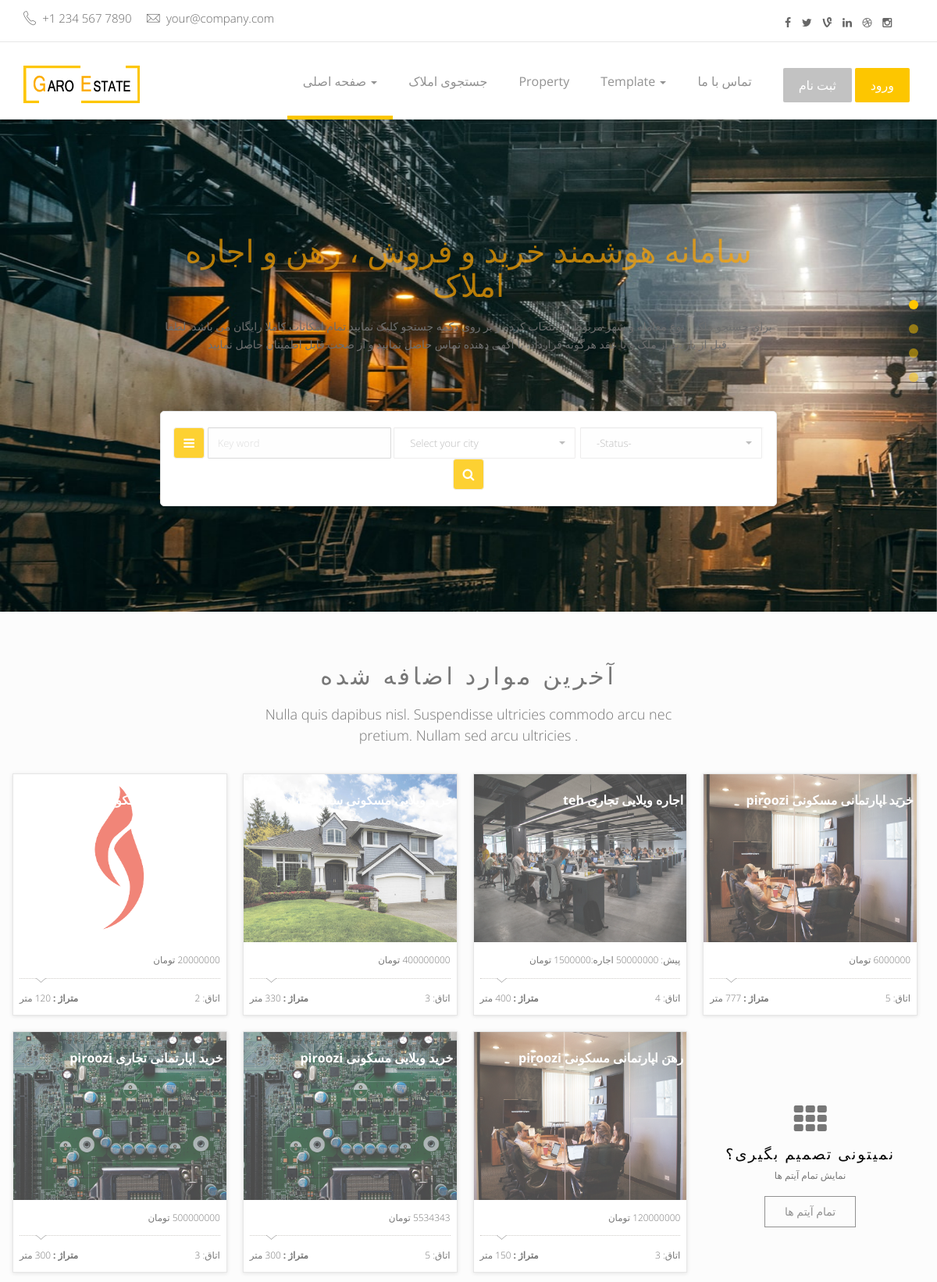
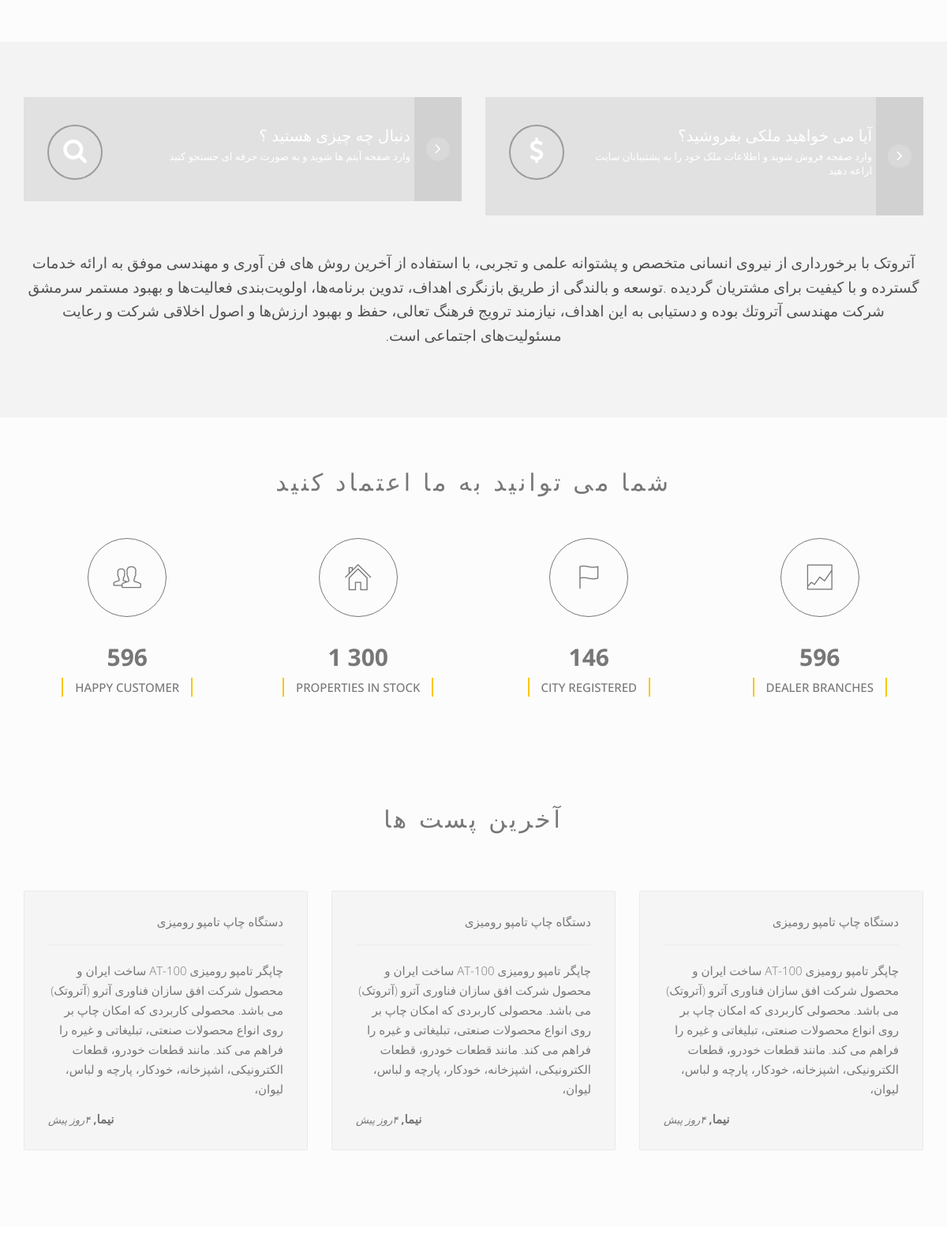
The page / (upper part) on the database its author committed (2 pictures, top to bottom).
### app/models.py (models this page shows, shortened)
class Slider(models.Model):
    Image = models.ImageField(upload_to='media', default='media/Default.png', null=True, blank=True, verbose_name = "تصویر")
    class Meta:
        verbose_name = "اسلایر"
        verbose_name_plural = "اسلایر ها"

class Item(models.Model):
    CHOICES1 = ( ('اجاره','اجاره'), ('خرید','خرید'), ('رهن','رهن') )
    buy_status = models.CharField(max_length=10,choices=CHOICES1,verbose_name = "وضعیت خرید")
    CHOICES2 = ( ('مسکونی','مسکونی'), ('تجاری','تجاری') )
    estate_status = models.CharField(max_length=15,choices=CHOICES2,verbose_name = "وضعیت ملک")
    CHOICES3 = ( ('ویلایی','ویلایی'), ('اپارتمانی','اپارتمانی') )
    building_status = models.CharField(max_length=10,choices=CHOICES3,verbose_name = "وضعیت ساختمان")
    area_size = models.IntegerField(null=True,blank=True, verbose_name = "متراژ")
    room_qty = models.IntegerField(null=True,blank=True, verbose_name = "تعداد اتاق")
    building_age = models.IntegerField(null=True,blank=True, verbose_name = "سن بنا")
    parking = models.BooleanField(default=True, verbose_name = "پارکینگ" )
    storage_room = models.BooleanField(default=True, verbose_name = "انباری" )
    elevator = models.BooleanField(default=False, verbose_name = "آسانسور" )
    balcony = models.BooleanField(default=False, verbose_name = "بالکن" )
    deposit = models.IntegerField(null=True,blank=True, default='0', verbose_name = "پول پیش")
    rent = models.IntegerField(null=True,blank=True, default='0', verbose_name = "اجاره")
    price = models.IntegerField(null=True,blank=True, default='0', verbose_name = "قیمت خرید ")
    area = models.ForeignKey(Area, on_delete=models.CASCADE,null=True, blank=True,verbose_name = "منطقه")
    tags = models.ManyToManyField(Tags, blank=True,verbose_name = "برچسب")
    additional_information = models.TextField(max_length=1000,null=True, blank=True,verbose_name = "اطلاعات تکمیلی")
    date = models.DateField(null=True, blank=True, verbose_name = "تاریخ آگهی")
    image = models.ImageField(upload_to='media', default='media/Default.png', null=True, blank=True, verbose_name = "تصویر")
    class Meta:
        verbose_name = "ملک"
        verbose_name_plural = "املاک"
    def __str__(self):
        return str(self.buy_status +" "+ self.building_status +" "+ self.estate_status +" "+ self.area.name )

class Area(MPTTModel):
    name = models.CharField(max_length=200, unique=True, verbose_name = "نام")
    parent = TreeForeignKey('self', on_delete=models.CASCADE, null=True, blank=True, related_name='children',verbose_name = "والد")
    class MPTTMeta:
        level_attr = 'mptt_level'
        order_insertion_by = ['name']
    class Meta:
        verbose_name = "منطقه"
        verbose_name_plural = "مناطق"

### app/views.py (the view)
# urls.py: path('', views.index, name='home'),
def index(request):
    img = models.Slider.objects.all()
    item_img = models.ItemImage.objects.all()
    items = models.Item.objects.all().order_by("-date")[:11]
    context = {'img':img, 'items':items, 'item_img':item_img}
    context['segment'] = 'index'
    html_template = loader.get_template( 'index.html' )
    return HttpResponse(html_template.render(context, request))

### templates/index.html (shortened to what this page needs)
{% extends "base.html" %}
{% load static %}
{% block content %}
<div class="slider-area">
    <div class="slider">
        <div id="bg-slider" class="owl-carousel owl-theme">
           {% for Slider in img %}
             <div class="item"><img src="{{ Slider.Image.url }}"></div>
           {% endfor %}
        </div>
    </div>
    <div class="slider-content">
        <div class="row">
            <div class="col-lg-8 col-lg-offset-2 col-md-10 col-md-offset-1 col-sm-12">
                <h2> سامانه هوشمند خرید و فروش ، رهن و اجاره املاک </h2>
                <p> برای جستجو ملک ، نوع معامله و شهر مربوط را انتخاب کرده و بر روی دکمه جستجو کلیک نمایید.تمام امکانات کاملا رایگان می باشد. لطفا قبل از بازدید از ملک و یا عقد هرگونه قرارداد، با آگهی دهنده تماس حاصل نمایید و از صحت فایل اطمینان حاصل نمایید. </p>
                <div class="search-form wow pulse" data-wow-delay="0.8s">
                    <form action="" class=" form-inline">
                        <button class="btn  toggle-btn" type="button"><i class="fa fa-bars"></i></button>
                        <div class="form-group">
                            <input type="text" class="form-control" placeholder="Key word">
                        </div>
                        <div class="form-group">
                        </div>
                        <div class="form-group">
                            <select id="basic" class="selectpicker show-tick form-control">
                                <option> -Status- </option>
                            </select>
                        </div>
                        <button class="btn search-btn" type="submit"><i class="fa fa-search"></i></button>
                    </form>
                </div>
            </div>
        </div>
    </div>
</div>
<div class="content-area home-area-1 recent-property" style="background-color: #FCFCFC; padding-bottom: 55px;">
    <div class="container">
        <div class="row">
            <div class="col-md-10 col-md-offset-1 col-sm-12 text-center page-title">
                <h2> آخرین موارد اضافه شده </h2>
                <p>Nulla quis dapibus nisl. Suspendisse ultricies commodo arcu nec pretium. Nullam sed arcu ultricies . </p>
            </div>
        </div>
        <div class="row">
            <div class="proerty-th">
              {% for Item in items %}
                <div class="col-sm-6 col-md-3 p0">
                    <div class="box-two proerty-item">
                       <div class="favorite-and-print">
                         <h5 dir="rtl" align="right"><a href="property-1.html" style="color:#ffffff;"> {{ Item }} </a></h5>
                      </div>
                         <div class="item-thumb">
                          <img src="{{ Item.image.url }}">
                         </div>
                        <div class="item-entry overflow">
                          <small dir="rtl">
                            {% if Item.buy_status == 'خرید' %}
                             <span class="proerty-price pull-right"> {{ Item.price }} تومان </span>
                            {% elif Item.buy_status == 'رهن' %}
                             <span class="proerty-price pull-right"> {{ Item.deposit }} تومان </span>
                            {% elif Item.buy_status == 'اجاره' %}
                             <span class="proerty-price pull-right"> پیش: {{ Item.deposit }} اجاره:{{ Item.rent }} تومان</span>
                            {% endif %}
                            <h5> &nbsp; </h5>
                            <div class="dot-hr"></div>
                            <span class="pull-left"><b>متراژ :</b> {{ Item.area_size }} متر </span>
                            <span class="pull-right"> اتاق: {{ Item.room_qty }} </span>
                          </small>
                        </div>
                    </div>
                </div>
                {% endfor %}
                <div class="col-sm-6 col-md-3 p0">
                    <div class="box-tree more-proerty text-center">
                        <div class="item-tree-icon">
                            <i class="fa fa-th"></i>
                        </div>
                        <div class="more-entry overflow">
                            <h5><a href="property-1.html" > نمیتونی تصمیم بگیری؟ </a></h5>
                            <h5 class="tree-sub-ttl"> نمایش تمام آیتم ها </h5>
                            <button class="btn border-btn more-black" value="All properties"> تمام آیتم ها </button>
                        </div>
                    </div>
                </div>
            </div>
        </div>
    </div>
</div>
<div class="boy-sale-area">
    <div class="container" dir="rtl">
        <div class="row">
            <div class="col-md-6 col-sm-10 col-sm-offset-1 col-md-offset-0 col-xs-12">
                <div class="asks-first">
                    <div class="asks-first-circle">
                        <span class="fa fa-search"></span>
                    </div>
                    <div class="asks-first-info">
                        <h2> دنبال چه چیزی هستید ؟ </h2>
                        <p>  وارد صفحه آیتم ها شوید و به صورت حرفه ای جستجو کنید </p>
                    </div>
                    <div class="asks-first-arrow">
                        <a href="properties.html"><span class="fa fa-angle-right"></span></a>
                    </div>
                </div>
            </div>
            <div class="col-md-6 col-sm-10 col-sm-offset-1 col-xs-12 col-md-offset-0">
                <div  class="asks-first">
                    <div class="asks-first-circle">
                        <span class="fa fa-usd"></span>
                    </div>
                    <div class="asks-first-info">
                        <h2> آیا می خواهید ملکی بفروشید؟ </h2>
                        <p> وارد صفحه فروش شوید و اطلاعات ملک خود را به پشتیبانان سایت اراعه دهید </p>
                    </div>
                    <div class="asks-first-arrow">
                        <a href="properties.html"><span class="fa fa-angle-right"></span></a>
                    </div>
                </div>
            </div>
            <div class="col-xs-12">
                <p  class="asks-call">
                  آتروتک با برخوردارى از نيروى انسانى متخصص و پشتوانه علمى و تجربى، با استفاده از آخرين روش هاى فن آورى و مهندسى موفق به ارائه خدمات گسترده و با كيفيت براى مشتريان گرديده .توسعه و بالندگی از طریق بازنگری اهداف، تدوین برنامه‌ها، اولویت‌بندی فعالیت‌ها و بهبود مستمر سرمشق شرکت مهندسى آتروتك بوده و دستیابی به این اهداف، نیازمند ترویج فرهنگ تعالی، حفظ و بهبود ارزش‌ها و اصول اخلاقی شركت و رعایت مسئولیت‌های اجتماعی است.
                </p>
            </div>
        </div>
    </div>
</div>
<div class="count-area">
    <div class="container">
        <div class="row">
            <div class="col-md-10 col-md-offset-1 col-sm-12 text-center page-title">
                <h2> شما می توانید به ما اعتماد کنید  </h2>
            </div>
        </div>
        <div class="row">
            <div class="col-md-12 col-xs-12 percent-blocks m-main" data-waypoint-scroll="true">
                <div class="row">
                    <div class="col-sm-3 col-xs-6">
                        <div class="count-item">
                            <div class="count-item-circle">
                                <span class="pe-7s-users"></span>
                            </div>
                            <div class="chart" data-percent="5000">
                                <h2 class="percent" id="counter">0</h2>
                                <h5>HAPPY CUSTOMER </h5>
                            </div>
                        </div>
                    </div>
                    <div class="col-sm-3 col-xs-6">
                        <div class="count-item">
                            <div class="count-item-circle">
                                <span class="pe-7s-home"></span>
                            </div>
                            <div class="chart" data-percent="12000">
                                <h2 class="percent" id="counter1">0</h2>
                                <h5>Properties in stock</h5>
                            </div>
                        </div>
                    </div>
                    <div class="col-sm-3 col-xs-6">
                        <div class="count-item">
                            <div class="count-item-circle">
                                <span class="pe-7s-flag"></span>
                            </div>
                            <div class="chart" data-percent="120">
                                <h2 class="percent" id="counter2">0</h2>
                                <h5>City registered </h5>
                            </div>
                        </div>
                    </div>
                    <div class="col-sm-3 col-xs-6">
                        <div class="count-item">
                            <div class="count-item-circle">
                                <span class="pe-7s-graph2"></span>
                            </div>
                            <div class="chart" data-percent="5000">
                                <h2 class="percent"  id="counter3">5000</h2>
                                <h5>DEALER BRANCHES</h5>
                            </div>
                        </div>
                    </div>
                </div>
            </div>
        </div>
    </div>
</div>
<div class="testimonial-area recent-property" style="background-color: #FCFCFC; padding-bottom: 15px;">
    <div class="container">
        <div class="row">
            <div class="col-md-10 col-md-offset-1 col-sm-12 text-center page-title">
                <h2> آخرین پست ها </h2>
            </div>
        </div>
        <div class="row">
            <div class="row testimonial">
                <div class="col-md-12">
                    <div id="testimonial-slider">
                        <div class="item">
                            <div class="client-text" dir="rtl">
                                <h4> دستگاه چاپ تامپو رومیزی </h4> <hr>
                                <p> چاپگر تامپو رومیزی AT-100 ساخت ایران و محصول شرکت افق سازان فناوری آترو (آتروتک) می باشد. محصولی کاربردی که امکان چاپ بر روی انواع محصولات صنعتی، تبلیغاتی و غیره را فراهم می کند. مانند قطعات خودرو، قطعات الکترونیکی، اشپزخانه، خودکار، پارچه و لباس، لیوان، </p>
                                <h4 dir="ltr"><strong>نیما, </strong><i> ۴روز پیش </i></h4>
                            </div>
                        </div>
                        <div class="item">
                            <div class="client-text" dir="rtl">
                                <h4> دستگاه چاپ تامپو رومیزی </h4> <hr>
                                <p> چاپگر تامپو رومیزی AT-100 ساخت ایران و محصول شرکت افق سازان فناوری آترو (آتروتک) می باشد. محصولی کاربردی که امکان چاپ بر روی انواع محصولات صنعتی، تبلیغاتی و غیره را فراهم می کند. مانند قطعات خودرو، قطعات الکترونیکی، اشپزخانه، خودکار، پارچه و لباس، لیوان، </p>
                                <h4 dir="ltr"><strong>نیما, </strong><i> ۴روز پیش </i></h4>
                            </div>
                        </div>
                        <div class="item">
                            <div class="client-text" dir="rtl">
                                <h4> دستگاه چاپ تامپو رومیزی </h4> <hr>
                                <p> چاپگر تامپو رومیزی AT-100 ساخت ایران و محصول شرکت افق سازان فناوری آترو (آتروتک) می باشد. محصولی کاربردی که امکان چاپ بر روی انواع محصولات صنعتی، تبلیغاتی و غیره را فراهم می کند. مانند قطعات خودرو، قطعات الکترونیکی، اشپزخانه، خودکار، پارچه و لباس، لیوان، </p>
                                <h4 dir="ltr"><strong>نیما, </strong><i> ۴روز پیش </i></h4>
                            </div>
                        </div>
                    </div>
                </div>
            </div>
        </div>
    </div>
</div>
<div class="content-area recent-property padding-top-40" style="background-color: #FFF;">
</div>
{% endblock content %}

### rows shown on the page
Slider: Image (picture)
Item: buy_status+building_status+estate_status "خرید اپارتمانی مسکونی سراسیاب مهراباد", image (picture), room_qty "2"
Item: buy_status+building_status+estate_status "خرید ویلایی مسکونی سعادت آباد", image (picture), room_qty "3"
Item: buy_status+building_status+estate_status "اجاره ویلایی تجاری teh", image (picture), area_size "400", room_qty "4"
Item: buy_status+building_status+estate_status "خرید اپارتمانی مسکونی piroozi", image (picture), room_qty "5"
Item: buy_status+building_status+estate_status "خرید اپارتمانی تجاری piroozi", image (picture), room_qty "3"
Item: buy_status+building_status+estate_status "خرید ویلایی مسکونی piroozi", image (picture), price "5534343", room_qty "5"
Item: buy_status+building_status+estate_status "رهن اپارتمانی مسکونی piroozi", image (picture), room_qty "3"
